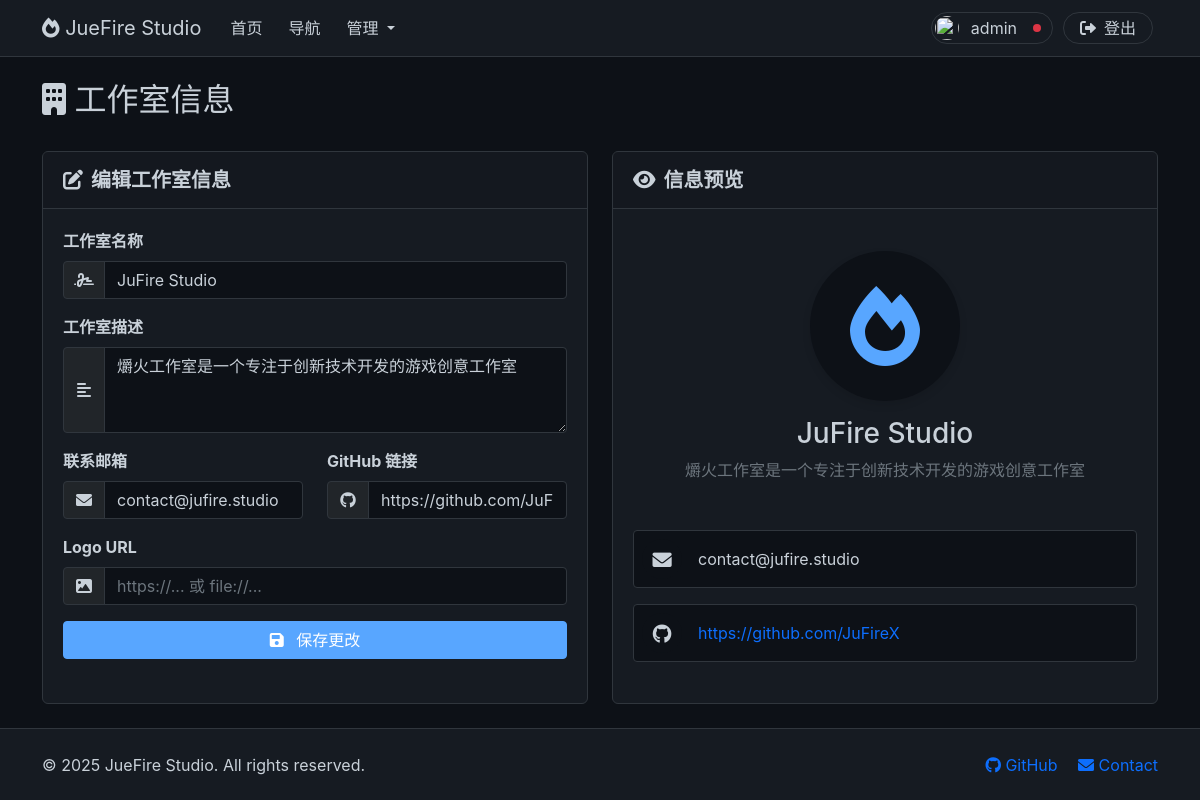
Before: /admin/studio-info (signed in) with the older database file.
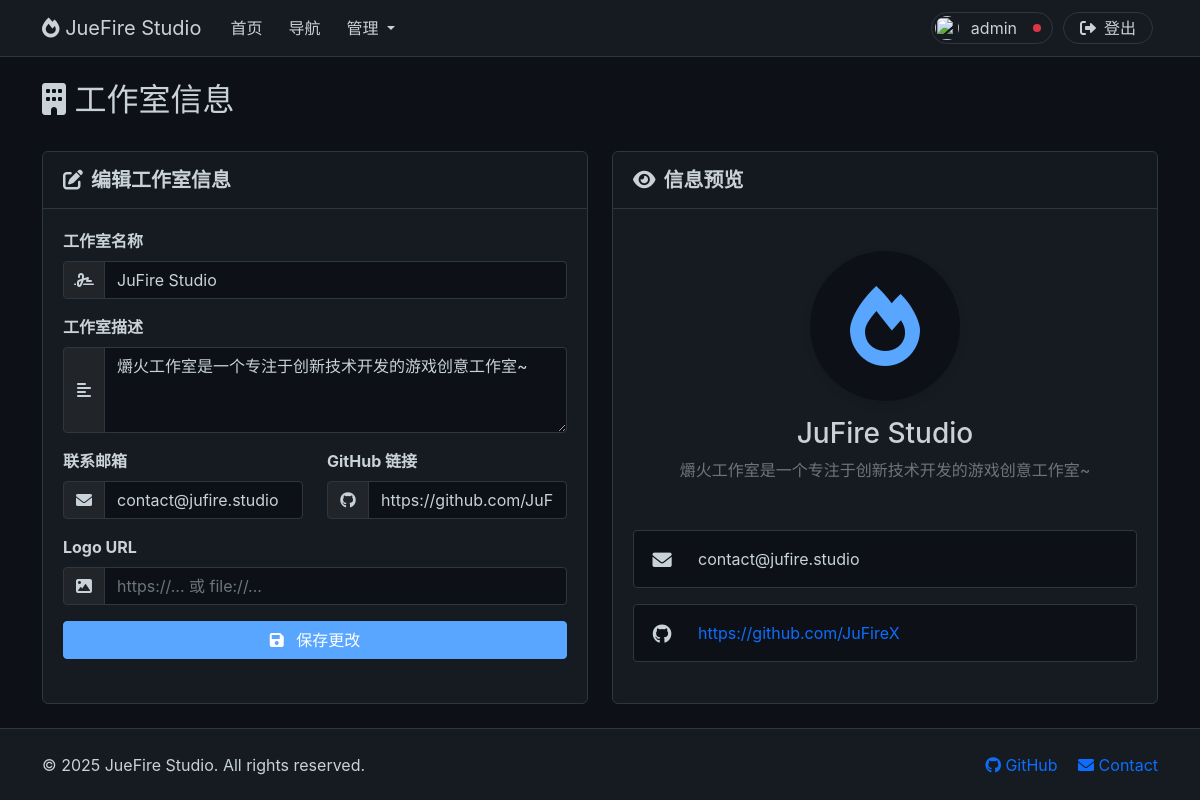
After: the same page with the newer database file.
### app.old/app.py (models this page shows)
class StudioInfo(db.Model):
    id = db.Column(db.Integer, primary_key=True)
    name = db.Column(db.String(100), nullable=False)
    description = db.Column(db.Text)
    logo_url = db.Column(db.String(200))
    contact_email = db.Column(db.String(120))
    github_url = db.Column(db.String(200))
    updated_at = db.Column(db.DateTime, default=datetime.now)

### app.old/app.py (the view, shortened to what this page needs)
        def decorated_function(*args, **kwargs):
            if "user_id" not in session:
                flash("请先登录", "warning")
                return redirect(url_for("auth.login"))
            user = db.session.get(User, session["user_id"])
            if not user or not user.is_active:
                flash("用户不存在或已被禁用", "error")
                return redirect(url_for("auth.login"))
            if user.role < min_role:
                flash("权限不足", "error")
                return redirect(url_for("index"))
            return f(*args, **kwargs)

### app.old/app.py (called while the page is built, shortened)
@app.before_request
def csrf_protect():
    if "_csrf_token" not in session:
        session["_csrf_token"] = secrets.token_hex(16)

def require_role(min_role, owner_check=None):
    def decorator(f):
        def decorated_function(*args, **kwargs):
            if "user_id" not in session:
                flash("请先登录", "warning")
                return redirect(url_for("auth.login"))
            user = db.session.get(User, session["user_id"])
            if not user or not user.is_active:
                flash("用户不存在或已被禁用", "error")
                return redirect(url_for("auth.login"))
            if user.role < min_role:
                flash("权限不足", "error")
                return redirect(url_for("index"))
            return f(*args, **kwargs)
        decorated_function.__name__ = f.__name__
        return decorated_function
    return decorator

@app.route("/admin/studio-info")
@require_role(ROLE_ADMIN)
def admin_studio_info():
    current_user = db.session.get(User, session["user_id"])
    studio_info = StudioInfo.query.first()
    return render_template(
        "admin/studio_info.html", studio_info=studio_info, current_user=current_user
    )

### templates/admin/studio_info.html (shortened to what the changed rows need)
{% extends 'base.html' %}
{% block required_css %}
  <link href="{{ url_for('static', filename='css/form.css') }}"
        rel="stylesheet" />
  <link href="{{ url_for('static', filename='css/card.css') }}"
        rel="stylesheet" />
  <link href="{{ url_for('static', filename='css/button.css') }}"
        rel="stylesheet" />
  <link href="{{ url_for('static', filename='css/modal.css') }}"
        rel="stylesheet" />
{% endblock %}
{% block content %}
  <div class="container mt-4">
    <div class="d-flex justify-content-between align-items-center mb-4">
      <h2>
        <i class="fas fa-building"></i> 工作室信息
      </h2>
    </div>
    <div class="row mb-4">
      <div class="col-lg-6">
        <div class="card h-100">
          <div class="card-body">
            <form id="studioInfoForm" class="needs-validation" novalidate>
              <div class="mb-3">
                <div class="input-group">
                  <span class="input-group-text bg-dark"><i class="fas fa-signature"></i></span>
                  <input type="text"
                    class="form-control"
                      id="studioName"
                        name="name"
                         value="{{ studio_info.name }}"
                         required />
                </div>
              </div>
              <div class="mb-3">
                <div class="input-group">
                  <span class="input-group-text bg-dark"><i class="fas fa-align-left"></i></span>
                  <textarea class="form-control"
                    id="studioDescription"
                      name="description"
                            rows="3">{{ studio_info.description }}</textarea>
                </div>
              </div>
              <div class="row">
                <div class="col-md-6 mb-3">
                  <div class="input-group">
                    <span class="input-group-text bg-dark"><i class="fas fa-envelope"></i></span>
                    <input type="email"
                      class="form-control"
                        id="studioEmail"
                          name="contact_email"
                           value="{{ studio_info.contact_email }}" />
                  </div>
                </div>
                <div class="col-md-6 mb-3">
                  <div class="input-group">
                    <span class="input-group-text bg-dark"><i class="fab fa-github"></i></span>
                    <input type="url"
                      class="form-control"
                        id="studioGithub"
                          name="github_url"
                           value="{{ studio_info.github_url }}" />
                  </div>
                </div>
              </div>
            </form>
          </div>
        </div>
      </div>
      <div class="col-lg-6 mt-4 mt-lg-0">
        <div class="card h-100">
          <div class="card-body d-flex flex-column justify-content-center">
            <div class="text-center mb-4">
              <div class="preview-logo-container mb-3">
                {% if studio_info.logo_url %}
                  <img src="{{ studio_info.logo_url }}" alt="工作室Logo" class="preview-logo" />
                {% else %}
                  <i class="fas fa-fire preview-icon"></i>
                {% endif %}
              </div>
              <h3 id="previewName" class="mb-2">
                {{ studio_info.name }}
              </h3>
              <p id="previewDescription" class="text-muted mb-4">
                {{ studio_info.description }}
              </p>
            </div>
            <div class="contact-info">
              <div class="d-flex align-items-center mb-3 p-2 rounded contact-item">
                <i class="fas fa-envelope contact-icon"></i>
                <span id="previewEmail" class="ms-3">{{ studio_info.contact_email }}</span>
              </div>
              <div class="d-flex align-items-center p-2 rounded contact-item">
                <i class="fab fa-github contact-icon"></i>
                <a id="previewGithub"
                   href="{{ studio_info.github_url }}"
                     target="_blank"
                   class="ms-3 text-decoration-none">{{ studio_info.github_url }}</a>
              </div>
            </div>
          </div>
        </div>
      </div>
    </div>
  </div>
{% endblock %}

Changed rows visible on the page:
changed StudioInfo "JuFire Studio": description "爝火工作室是一个专注于创新技术开发的游戏创意工作室" → "爝火工作室是一个专注于创新技术开发的游戏创意工作室~"
